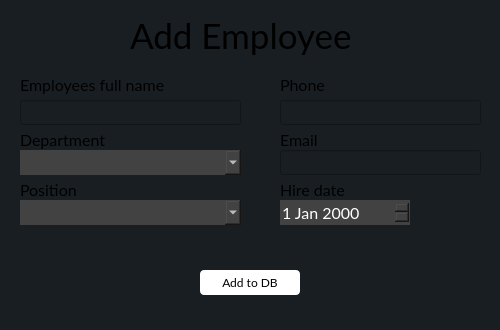
<?xml version="1.0" encoding="UTF-8"?>
<ui version="4.0">
 <class>InsertEmployeeDialog</class>
 <widget class="QWidget" name="InsertEmployeeDialog">
  <property name="geometry">
   <rect>
    <x>0</x>
    <y>0</y>
    <width>500</width>
    <height>330</height>
   </rect>
  </property>
  <property name="windowTitle">
   <string>Form</string>
  </property>
  <property name="styleSheet">
   <string notr="true">background-color:rgb(25, 30, 35);
font-family:Lato;</string>
  </property>
  <widget class="QLineEdit" name="tariff_monthly_price">
   <property name="geometry">
    <rect>
     <x>280</x>
     <y>100</y>
     <width>201</width>
     <height>25</height>
    </rect>
   </property>
  </widget>
  <widget class="QLabel" name="label">
   <property name="geometry">
    <rect>
     <x>130</x>
     <y>10</y>
     <width>240</width>
     <height>50</height>
    </rect>
   </property>
   <property name="font">
    <font>
     <family>Lato</family>
     <pointsize>26</pointsize>
    </font>
   </property>
   <property name="text">
    <string>Add Employee</string>
   </property>
  </widget>
  <widget class="QLabel" name="label_3">
   <property name="geometry">
    <rect>
     <x>20</x>
     <y>130</y>
     <width>105</width>
     <height>20</height>
    </rect>
   </property>
   <property name="font">
    <font>
     <family>Lato</family>
     <pointsize>12</pointsize>
    </font>
   </property>
   <property name="text">
    <string>Department</string>
   </property>
  </widget>
  <widget class="QLabel" name="label_4">
   <property name="geometry">
    <rect>
     <x>280</x>
     <y>180</y>
     <width>80</width>
     <height>20</height>
    </rect>
   </property>
   <property name="font">
    <font>
     <family>Lato</family>
     <pointsize>12</pointsize>
    </font>
   </property>
   <property name="text">
    <string>Hire date</string>
   </property>
  </widget>
  <widget class="QLabel" name="label_2">
   <property name="geometry">
    <rect>
     <x>20</x>
     <y>75</y>
     <width>161</width>
     <height>20</height>
    </rect>
   </property>
   <property name="font">
    <font>
     <family>Lato</family>
     <pointsize>12</pointsize>
    </font>
   </property>
   <property name="text">
    <string>Employees full name</string>
   </property>
  </widget>
  <widget class="QPushButton" name="confirm_addition">
   <property name="geometry">
    <rect>
     <x>200</x>
     <y>270</y>
     <width>100</width>
     <height>25</height>
    </rect>
   </property>
   <property name="styleSheet">
    <string notr="true">QPushButton{
color:black;
background-color:white;
border:none;
border-radius:4px;
}
QPushButton:hover{
	background-color:rgb(220, 220, 220);
}</string>
   </property>
   <property name="text">
    <string>Add to DB</string>
   </property>
  </widget>
  <widget class="QLabel" name="label_6">
   <property name="geometry">
    <rect>
     <x>280</x>
     <y>75</y>
     <width>97</width>
     <height>20</height>
    </rect>
   </property>
   <property name="font">
    <font>
     <family>Lato</family>
     <pointsize>12</pointsize>
    </font>
   </property>
   <property name="text">
    <string>Phone</string>
   </property>
  </widget>
  <widget class="QLabel" name="label_5">
   <property name="geometry">
    <rect>
     <x>20</x>
     <y>180</y>
     <width>101</width>
     <height>20</height>
    </rect>
   </property>
   <property name="font">
    <font>
     <family>Lato</family>
     <pointsize>12</pointsize>
    </font>
   </property>
   <property name="text">
    <string>Position</string>
   </property>
  </widget>
  <widget class="QLineEdit" name="tariff_name">
   <property name="geometry">
    <rect>
     <x>20</x>
     <y>100</y>
     <width>221</width>
     <height>25</height>
    </rect>
   </property>
  </widget>
  <widget class="QComboBox" name="comboBox">
   <property name="geometry">
    <rect>
     <x>20</x>
     <y>150</y>
     <width>221</width>
     <height>25</height>
    </rect>
   </property>
   <property name="styleSheet">
    <string notr="true">background-color:#424242;
border:none;
font-size:16px;
color:white;</string>
   </property>
  </widget>
  <widget class="QComboBox" name="comboBox_2">
   <property name="geometry">
    <rect>
     <x>20</x>
     <y>200</y>
     <width>221</width>
     <height>25</height>
    </rect>
   </property>
   <property name="styleSheet">
    <string notr="true">background-color:#424242;
border:none;
font-size:16px;
color:white;</string>
   </property>
  </widget>
  <widget class="QDateEdit" name="dateEdit">
   <property name="geometry">
    <rect>
     <x>280</x>
     <y>200</y>
     <width>130</width>
     <height>25</height>
    </rect>
   </property>
   <property name="styleSheet">
    <string notr="true">background-color:#424242;
border:none;
font-size:16px;
color:white;</string>
   </property>
  </widget>
  <widget class="QLineEdit" name="tariff_monthly_price_2">
   <property name="geometry">
    <rect>
     <x>280</x>
     <y>150</y>
     <width>201</width>
     <height>25</height>
    </rect>
   </property>
  </widget>
  <widget class="QLabel" name="label_7">
   <property name="geometry">
    <rect>
     <x>280</x>
     <y>130</y>
     <width>97</width>
     <height>20</height>
    </rect>
   </property>
   <property name="font">
    <font>
     <family>Lato</family>
     <pointsize>12</pointsize>
    </font>
   </property>
   <property name="text">
    <string>Email</string>
   </property>
  </widget>
 </widget>
 <resources/>
 <connections/>
</ui>
